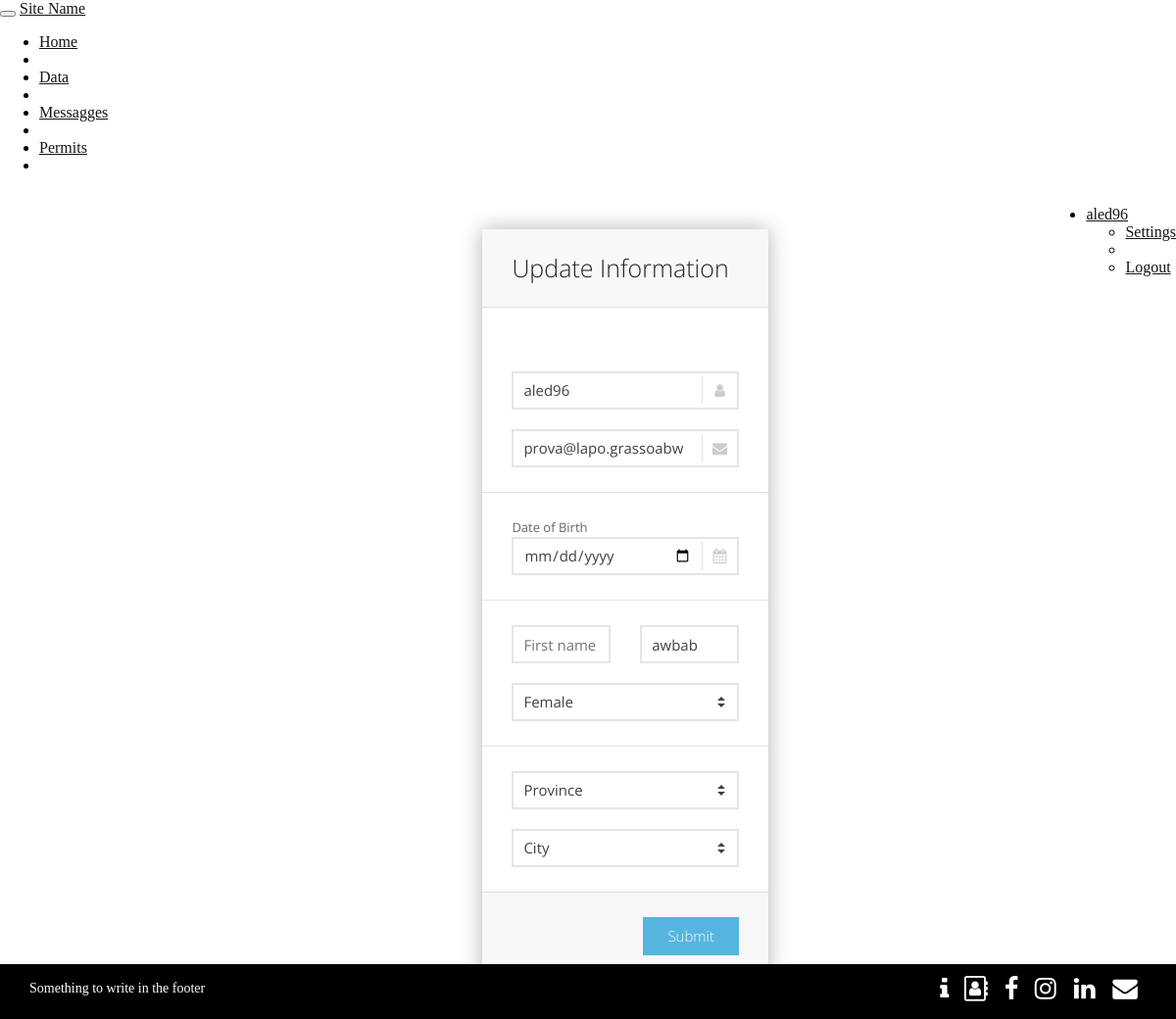
Before: /setting.php (signed in) with the older database file.
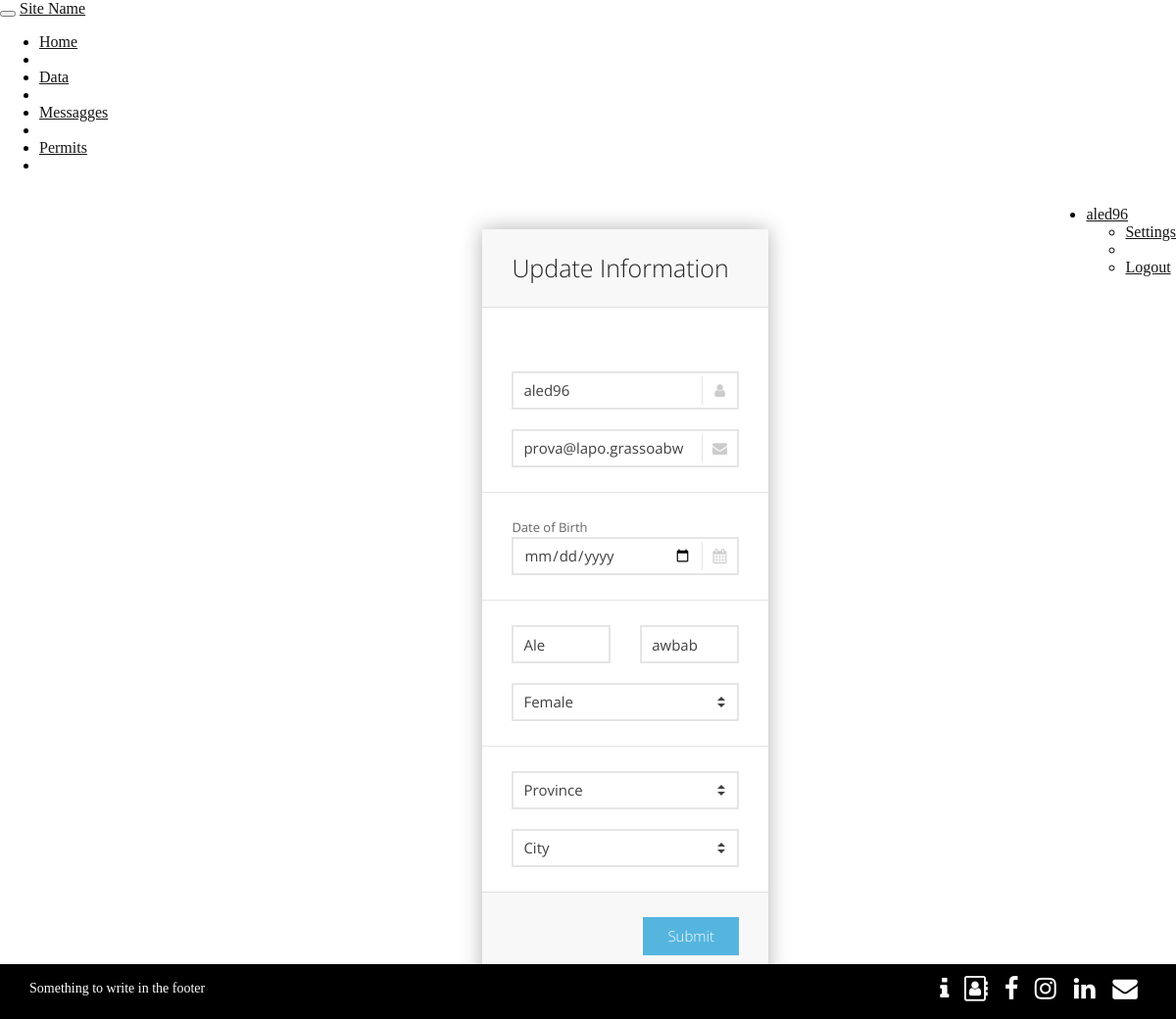
After: the same page with the newer database file.
### tables this page shows
CREATE TABLE IF NOT EXISTS `user` (
  `Username` varchar(255) NOT NULL,
  `Email` varchar(255) NOT NULL,
  `Password` varchar(255) NOT NULL,
  `Name` varchar(255) NOT NULL,
  `Surname` varchar(255) NOT NULL,
  `Gender` varchar(50) NOT NULL,
  `Date_of_birth` date NOT NULL,
  `City` int(11) DEFAULT NULL
);

### setting.php (the view, shortened to what this page needs)
<!DOCTYPE html>
<html lang="en">
  <head>
	<link href="https://netdna.bootstrapcdn.com/twitter-bootstrap/2.3.2/css/bootstrap-combined.min.css" rel="stylesheet" id="bootstrap-css">
	<link rel='stylesheet' href='https://maxcdn.bootstrapcdn.com/font-awesome/4.7.0/css/font-awesome.min.css'>
	<link rel="stylesheet" media="all" href="css/footer.css" />
	<link rel="stylesheet" media="all" href="css/common.css" />
	<link rel="stylesheet" media="all" href="css/Home.css" />
    <link rel="stylesheet" media="all" href="css/sky-forms.css" />
    <link rel="stylesheet" media="all" href="css/demo.css" />
</head>
  <body>
    <div class="navbar navbar-inverse">
    <div class="navbar-inner">
		<div class="container-fluid">
			<button class="btn btn-navbar" data-toggle="collapse" data-target=".nav-collapse" data-disabled="true">
			</button>
			<a class="brand" href="index.php" id="top">Site Name</a>
			<div id= "auto-height" class="nav-collapse collapse" style="height:auto;" data-disabled="true">
				<ul class="nav">
					<li class="active"><a href="index.php"><i class="icon-home icon-white"></i> Home</a></li>
					<li class="divider-vertical"></li>
					<li><a href="#"><i class="icon-file icon-white"></i> Data</a></li>
					<li class="divider-vertical"></li>
					<li><a href="#"><i class="icon-envelope icon-white"></i> Messagges</a></li>
					<li class="divider-vertical"></li>
					<li><a href="#"><i class="icon-lock icon-white"></i> Permits</a></li>
					<li class="divider-vertical"></li>
				</ul>
				<?php
					if(isset($_SESSION['username']))
					{
					    $user = $_SESSION['username'];
						echo '<ul class="nav navbar-nav navbar-right pull-right">
                                    <li class="dropdown">
                                        <a href="#" data-toggle="dropdown" class="dropdown-toggle" onClick="autoHeight()"><i class="icon-user"></i>'.$user.'<b class="caret"></b></a>
                                        <ul class="dropdown-menu">
                                            <li><a href="#"><i class="icon-wrench"></i> Settings</a></li>
                                            <li class="divider"></li>
                                            <li><a href="logout.php"><i class="icon-share"></i>Logout</a></li>
                                        </ul>
                                    </li>
                                </ul>';
					}
					else
					{
						echo "<ul class='nav navbar-nav navbar-right pull-right'>
							<li><a href='login.php'><i class='icon-user'></i>Log In</a></li>
							<li class='divider'></li>
							</ul>";
					}
					?>
			</div>
		</div>
	</div>
</div>
    <div class="body body-s" id="settings">
        <form action="changeSettings.php" method="POST" name="settings" class="sky-form">
            <header>Update Information</header>
            <?php
			if(isset($_SESSION['username'])){
                $servername = "localhost";
                $username = "root";
                $password = "password";
                $dbname = "university_sharing";
                $conn = new mysqli($servername, $username, $password, $dbname);
                $user = $_SESSION['username'];
                $sql = "SELECT * FROM user WHERE Username='" . $user . "'";
                $result = mySQLi_query($conn, $sql) or die("Error query");
                while ($row = mySQLi_fetch_array($result)) {
                    echo '
            <fieldset>
                <section>
                    <label class="input" >
                        <p class="errorLogin" id="errorSettingsBox"><br></p>
                    </label>
                </section>
                <section>
                    <label class="input">
                        <i class="icon-append icon-user"></i>
                        <input type="text" placeholder="Username" id="userSign" name="userSign" onclick="removeErrorSignup()" onkeyup="removeErrorSignup()" value="' . $row['Username'] . '">
                    </label>
                </section>
                <section>
                    <label class="input">
                        <i class="icon-append icon-envelope-alt"></i>
                        <input type="text" placeholder="Email address" id="emailSign" name="emailSign" onclick="removeErrorSignup()" onkeyup="removeErrorSignup()"  value="' . $row['Email'] . '">
                    </label>
                </section>
            </fieldset>
            <fieldset>
                <section>
                    <label class="input">
                        Date of Birth
                    </label>
                    <label class="input">
                        <i class="icon-append icon-calendar"></i>
                        <input type="date" id="dateSign" name="dateSign"  value="' . $row['Date_of_birth'] . '">
                    </label>
                </section>
            </fieldset>
            <fieldset>
                <div class="row">
                    <section class="col col-6">
                        <label class="input">
                            <input type="text" placeholder="First name" id="nameSign" name="nameSign" onclick="removeErrorSignup()" onkeyup="removeErrorSignup()"  value="' . $row['Name'] . '">
                        </label>
                    </section>
                    <section class="col col-6">
                        <label class="input">
                            <input type="text" placeholder="Last name" id="surnameSign" name="surnameSign" onclick="removeErrorSignup()" onkeyup="removeErrorSignup()"  value="' . $row['Surname'] . '">
                        </label>
                    </section>
                </div>
                <section>
                    <label class="select">';
                    if ($row['Gender'] == "male") {
                        echo "
							<select name='gender'>
							<option value='male' selected>Male</option>
							<option value='female'>Female</option>
							</select>
							";
                    } else {
                        echo "
							<select name='gender'>
							<option value='male'>Male</option>
							<option value='female' selected>Female</option>
							</select>
							";
                    }
                    echo '
                        <i></i>
                    </label>
                </section>
            </fieldset>
            <fieldset>
                <section>
                    <label class="select">
                        <select name="province" id="province">
                            <option value="not-selected" selected disabled>Province</option>';
                    $sql = "SELECT distinct Name FROM province";
                    $result = $conn->query($sql);
                    echo '
                        </select>
                        <i></i>
                    </label>
                </section>
                <section>
                    <label class="select">
                        <select name="citySign" id="citySign">
                            <option value="not-selected" selected disabled>City</option>';
                    $sql = "SELECT distinct Name FROM city";
                    $result = $conn->query($sql);
                    echo '
                        </select>
                        <i></i>
                    </label>
                </section>
            </fieldset>
            <footer>
                <button type="button" onclick="checkSettings()" class="button">Submit</button>
            </footer>
        </form>
    </div>';
                }
            }
            else
                echo "Log in First";
			?>
<div class="myfooter">
  <small>
	Something to write in the footer
  </small>
  <div class="mynav">
    <ul>
      <li><a href="#"><i id="social-inf" class="fa fa-info fa-2x social"></i></a></li>
      <li><a href="#"><i id="social-con" class="fa fa-address-book-o fa-2x social"></i></a></li>
      <li><a href="#"><i id="social-fb" class="fa fa-facebook fa-2x social"></i></a></li>
      <li><a href="#"><i id="social-tw" class="fa fa-instagram fa-2x social"></i></a></li>
      <li><a href="#"><i id="social-li" class="fa fa-linkedin fa-2x social"></i></a></li>
      <li><a href="mailto:boh@boh.it"><i id="social-em" class="fa fa-envelope fa-2x social"></i></a></li>
    </ul>
  </div>
</div>
</body>
</html>

### css/footer.css (style rules this page uses)
.myfooter { display: flex; justify-content: space-between; z-index:10; position: fixed; left:0; right:0; bottom:0; padding-top: 10px; padding-right:30px; padding-left:30px; border-top: 1px solid black; background-color: black; height:45px; color:white; }
.myfooter small { float: left; font-size:14px; padding-top: 6px; }
.myfooter ul { margin: 0; list-style: none; display: block; }
.myfooter li { float: left; margin-left: 6px; margin-right: 6px; }
.social { margin-top: -2px; color:white; transform: scale(0.8); transition-duration: 0.5s; }

### css/common.css (style rules this page uses)
html, body { margin: 0; margin-bottom:50px; }
#auto-height { height:auto; }
h1,h2,h3,h4,h5,h6,p,a { color:#151515; }
.errorLogin { color:red; }

### css/Home.css (style rules this page uses)
.navbar { margin-bottom:0px; }
#settings { background-color:white; margin-left:35%; height:55%; top:18%; width:27%; }
#settings>form { margin-left: 10%; }

### css/demo.css (style rules this page uses)
html, body { margin: 0; padding: 0; background-attachment: fixed; background-position: 50% 50%; background-size: cover; }
a { text-decoration: underline; }
.body { max-width: 900px; margin: 0 auto; padding: 40px; }
.body-s { max-width: 700px; }

Changed rows visible on the page:
changed user "aled96": nameSign (not shown) → "Ale"
